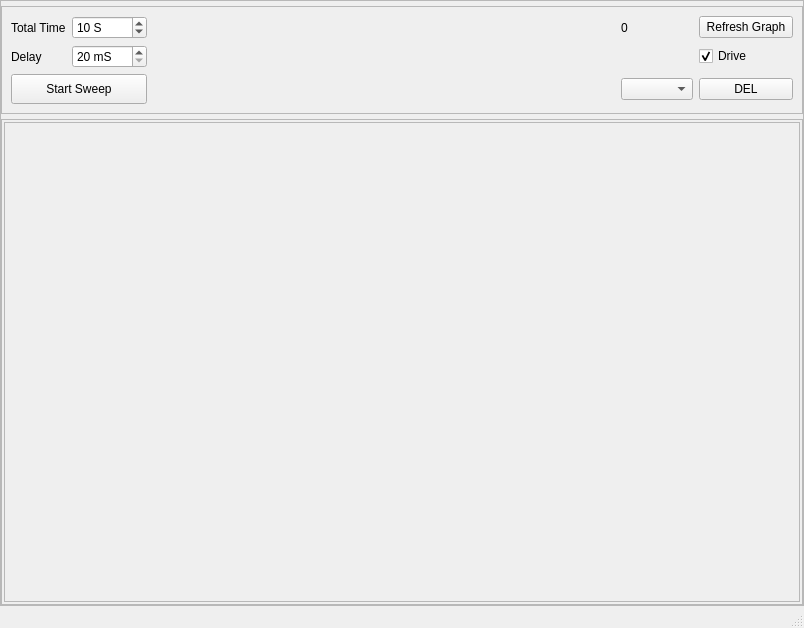
<?xml version="1.0" encoding="UTF-8"?>
<ui version="4.0">
 <class>MainWindow</class>
 <widget class="QMainWindow" name="MainWindow">
  <property name="geometry">
   <rect>
    <x>0</x>
    <y>0</y>
    <width>804</width>
    <height>628</height>
   </rect>
  </property>
  <property name="windowTitle">
   <string>MainWindow</string>
  </property>
  <widget class="QWidget" name="centralwidget">
   <layout class="QGridLayout" name="gridLayout_3">
    <property name="margin">
     <number>0</number>
    </property>
    <item row="0" column="0">
     <widget class="QFrame" name="widgetFrameOuter">
      <property name="sizePolicy">
       <sizepolicy hsizetype="Preferred" vsizetype="Preferred">
        <horstretch>0</horstretch>
        <verstretch>0</verstretch>
       </sizepolicy>
      </property>
      <property name="styleSheet">
       <string notr="true"/>
      </property>
      <property name="frameShape">
       <enum>QFrame::StyledPanel</enum>
      </property>
      <property name="frameShadow">
       <enum>QFrame::Raised</enum>
      </property>
      <property name="class" stdset="0">
       <string>PeripheralCollection</string>
      </property>
      <layout class="QVBoxLayout" name="verticalLayout_3">
       <property name="spacing">
        <number>5</number>
       </property>
       <property name="leftMargin">
        <number>0</number>
       </property>
       <property name="topMargin">
        <number>5</number>
       </property>
       <property name="rightMargin">
        <number>0</number>
       </property>
       <property name="bottomMargin">
        <number>0</number>
       </property>
       <item>
        <widget class="QFrame" name="frame">
         <property name="sizePolicy">
          <sizepolicy hsizetype="Preferred" vsizetype="Preferred">
           <horstretch>0</horstretch>
           <verstretch>0</verstretch>
          </sizepolicy>
         </property>
         <property name="minimumSize">
          <size>
           <width>0</width>
           <height>0</height>
          </size>
         </property>
         <property name="frameShape">
          <enum>QFrame::StyledPanel</enum>
         </property>
         <property name="frameShadow">
          <enum>QFrame::Raised</enum>
         </property>
         <property name="class" stdset="0">
          <string>PeripheralCollectionInner</string>
         </property>
         <layout class="QGridLayout" name="gridLayout">
          <item row="1" column="0">
           <widget class="QLabel" name="label">
            <property name="text">
             <string>Delay</string>
            </property>
           </widget>
          </item>
          <item row="1" column="1">
           <widget class="QSpinBox" name="delayBox">
            <property name="suffix">
             <string> mS</string>
            </property>
            <property name="minimum">
             <number>20</number>
            </property>
            <property name="maximum">
             <number>1000</number>
            </property>
           </widget>
          </item>
          <item row="2" column="0" colspan="2">
           <widget class="QPushButton" name="pushButton">
            <property name="minimumSize">
             <size>
              <width>94</width>
              <height>30</height>
             </size>
            </property>
            <property name="text">
             <string>Start Sweep</string>
            </property>
           </widget>
          </item>
          <item row="2" column="4">
           <widget class="QPushButton" name="pushButton_2">
            <property name="minimumSize">
             <size>
              <width>94</width>
              <height>0</height>
             </size>
            </property>
            <property name="maximumSize">
             <size>
              <width>40</width>
              <height>16777215</height>
             </size>
            </property>
            <property name="text">
             <string>DEL</string>
            </property>
           </widget>
          </item>
          <item row="2" column="2">
           <spacer name="horizontalSpacer">
            <property name="orientation">
             <enum>Qt::Horizontal</enum>
            </property>
            <property name="sizeHint" stdset="0">
             <size>
              <width>40</width>
              <height>20</height>
             </size>
            </property>
           </spacer>
          </item>
          <item row="2" column="3">
           <widget class="QComboBox" name="tracesBox"/>
          </item>
          <item row="0" column="0">
           <widget class="QLabel" name="label_2">
            <property name="text">
             <string>Total Time</string>
            </property>
           </widget>
          </item>
          <item row="0" column="1">
           <widget class="QSpinBox" name="timeBox">
            <property name="suffix">
             <string> S</string>
            </property>
            <property name="minimum">
             <number>5</number>
            </property>
            <property name="maximum">
             <number>1000</number>
            </property>
            <property name="value">
             <number>10</number>
            </property>
           </widget>
          </item>
          <item row="0" column="4">
           <widget class="QPushButton" name="pushButton_3">
            <property name="toolTip">
             <string>Autorefresh is disabled for plots with more than 200 points. Click to refresh</string>
            </property>
            <property name="text">
             <string>Refresh Graph</string>
            </property>
           </widget>
          </item>
          <item row="0" column="3">
           <widget class="QLabel" name="pointCount">
            <property name="text">
             <string>0</string>
            </property>
           </widget>
          </item>
          <item row="1" column="4">
           <widget class="QCheckBox" name="driveBox">
            <property name="text">
             <string>Drive</string>
            </property>
            <property name="checked">
             <bool>true</bool>
            </property>
           </widget>
          </item>
         </layout>
        </widget>
       </item>
       <item>
        <widget class="QFrame" name="frame_2">
         <property name="sizePolicy">
          <sizepolicy hsizetype="Preferred" vsizetype="Preferred">
           <horstretch>0</horstretch>
           <verstretch>0</verstretch>
          </sizepolicy>
         </property>
         <property name="minimumSize">
          <size>
           <width>0</width>
           <height>50</height>
          </size>
         </property>
         <property name="frameShape">
          <enum>QFrame::StyledPanel</enum>
         </property>
         <property name="frameShadow">
          <enum>QFrame::Raised</enum>
         </property>
         <property name="class" stdset="0">
          <string>PeripheralCollectionInner</string>
         </property>
         <layout class="QGridLayout" name="gridLayout_2">
          <property name="horizontalSpacing">
           <number>2</number>
          </property>
          <property name="margin">
           <number>2</number>
          </property>
          <item row="1" column="0">
           <widget class="QScrollArea" name="scrollArea">
            <property name="widgetResizable">
             <bool>true</bool>
            </property>
            <widget class="QWidget" name="scrollAreaWidgetContents">
             <property name="geometry">
              <rect>
               <x>0</x>
               <y>0</y>
               <width>796</width>
               <height>442</height>
              </rect>
             </property>
             <layout class="QGridLayout" name="gridLayout_4">
              <property name="margin">
               <number>2</number>
              </property>
              <property name="spacing">
               <number>2</number>
              </property>
              <item row="0" column="0">
               <layout class="QGridLayout" name="plot_area"/>
              </item>
             </layout>
            </widget>
           </widget>
          </item>
         </layout>
        </widget>
       </item>
      </layout>
     </widget>
    </item>
   </layout>
  </widget>
  <widget class="QMenuBar" name="menubar">
   <property name="geometry">
    <rect>
     <x>0</x>
     <y>0</y>
     <width>804</width>
     <height>25</height>
    </rect>
   </property>
  </widget>
  <widget class="QStatusBar" name="statusbar"/>
 </widget>
 <resources/>
 <connections>
  <connection>
   <sender>pushButton</sender>
   <signal>clicked()</signal>
   <receiver>MainWindow</receiver>
   <slot>run()</slot>
   <hints>
    <hint type="sourcelabel">
     <x>177</x>
     <y>141</y>
    </hint>
    <hint type="destinationlabel">
     <x>741</x>
     <y>202</y>
    </hint>
   </hints>
  </connection>
  <connection>
   <sender>pushButton_2</sender>
   <signal>clicked()</signal>
   <receiver>MainWindow</receiver>
   <slot>delete_curve()</slot>
   <hints>
    <hint type="sourcelabel">
     <x>707</x>
     <y>124</y>
    </hint>
    <hint type="destinationlabel">
     <x>741</x>
     <y>154</y>
    </hint>
   </hints>
  </connection>
  <connection>
   <sender>pushButton_3</sender>
   <signal>clicked()</signal>
   <receiver>MainWindow</receiver>
   <slot>refreshGraph()</slot>
   <hints>
    <hint type="sourcelabel">
     <x>746</x>
     <y>59</y>
    </hint>
    <hint type="destinationlabel">
     <x>719</x>
     <y>-4</y>
    </hint>
   </hints>
  </connection>
 </connections>
 <slots>
  <slot>run()</slot>
  <slot>delete_curve()</slot>
  <slot>refreshGraph()</slot>
 </slots>
</ui>
